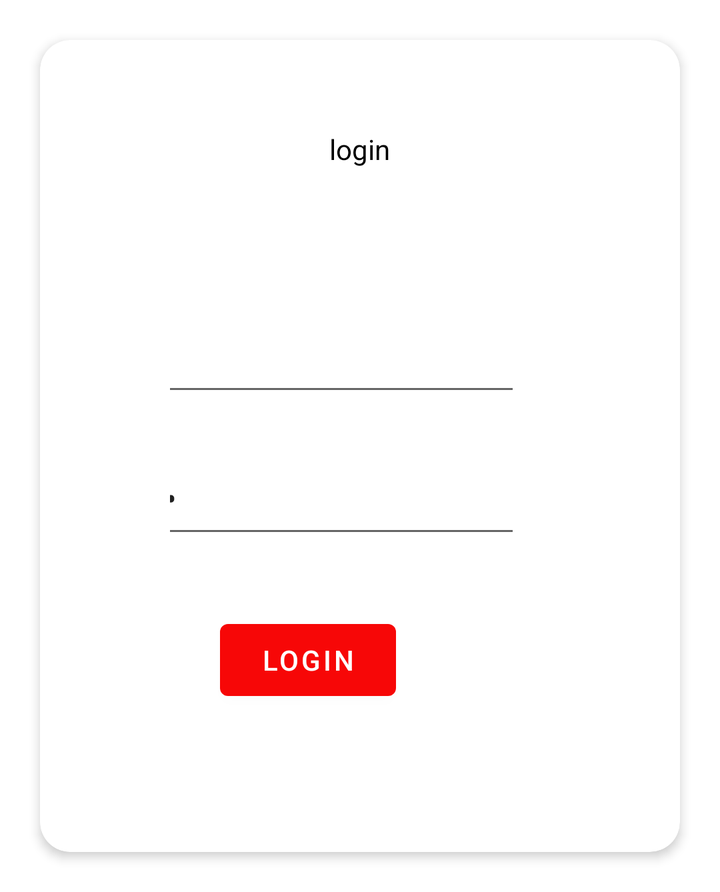
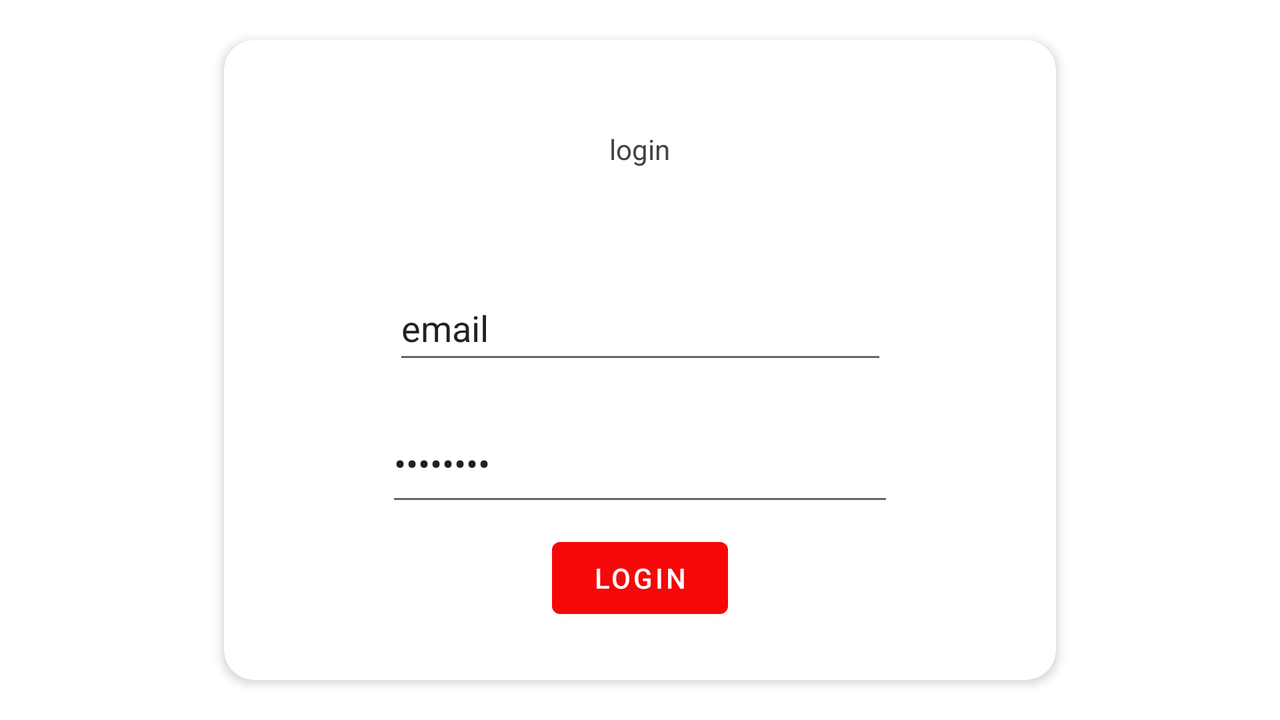

Compare how this app lays out the same screen by default and in its alternative resource folder. The renders come first, then the two layout files and the values they reference.
<!-- AndroidManifest.xml: application theme Theme.Xtatic -->
<!-- res/layout/login_form.xml -->
<?xml version="1.0" encoding="utf-8"?>
<androidx.cardview.widget.CardView xmlns:android="http://schemas.android.com/apk/res/android"
    xmlns:app="http://schemas.android.com/apk/res-auto"
    xmlns:tools="http://schemas.android.com/tools"
    android:orientation="vertical"
    app:cardCornerRadius="15dp"
    app:cardElevation="3dp"
    android:layout_width="wrap_content"
    android:layout_height="wrap_content"
    android:layout_gravity="center"
    android:padding="20dp"
    android:layout_margin="20dp"
    >

    <LinearLayout
        android:layout_width="wrap_content"
        android:layout_height="386dp"
        android:layout_margin="10dp"
        android:orientation="vertical"
        android:padding="20dp">

        <TextView
            android:layout_width="191dp"
            android:layout_height="wrap_content"
            android:layout_gravity="center_horizontal"
            android:layout_margin="5dp"
            android:padding="10dp"
            android:text="@string/login_button"
            android:textAlignment="center"
            android:textColor="@color/design_default_color_on_secondary"
            tools:layout_editor_absoluteX="76dp"
            tools:layout_editor_absoluteY="-5dp" />


        <FrameLayout
            android:id="@+id/fragmentHolder"
            android:layout_width="wrap_content"
            android:layout_height="wrap_content"
            android:layout_gravity="center"
            android:layout_margin="10dp"
            android:padding="10dp">


            <androidx.constraintlayout.widget.ConstraintLayout
                android:layout_width="wrap_content"
                android:layout_height="wrap_content"
                android:layout_gravity="center"
                android:padding="15dp"
                app:layout_constraintBottom_toBottomOf="@+id/Password"
                app:layout_constraintTop_toBottomOf="@+id/Password">

                <EditText
                    android:id="@+id/email"
                    android:layout_width="225dp"
                    android:layout_height="55dp"
                    android:layout_marginTop="31dp"
                    android:layout_marginEnd="15dp"
                    android:layout_marginBottom="35dp"
                    android:ems="10"
                    android:inputType="textEmailAddress"
                    android:text="@string/email"
                    app:layout_constraintBottom_toTopOf="@+id/password1"
                    app:layout_constraintEnd_toEndOf="parent"
                    app:layout_constraintTop_toTopOf="parent" />

                <EditText
                    android:id="@+id/password1"
                    android:layout_width="224dp"
                    android:layout_height="53dp"
                    android:layout_marginEnd="15dp"
                    android:ems="10"
                    android:inputType="textPassword"
                    android:text="@string/password"
                    app:layout_constraintBottom_toBottomOf="parent"
                    app:layout_constraintEnd_toEndOf="parent"
                    app:layout_constraintTop_toTopOf="parent" />

                <Button
                    android:id="@+id/login2"
                    android:layout_width="wrap_content"
                    android:layout_height="wrap_content"
                    android:layout_marginStart="67dp"
                    android:layout_marginEnd="70dp"
                    android:layout_marginBottom="7dp"
                    android:text="@string/login_button"
                    app:layout_constraintBottom_toBottomOf="parent"
                    app:layout_constraintEnd_toEndOf="parent"
                    app:layout_constraintStart_toStartOf="@+id/password1" />

            </androidx.constraintlayout.widget.ConstraintLayout>
        </FrameLayout>

    </LinearLayout>
   </androidx.cardview.widget.CardView>
<!-- resources referenced by this layout -->
<resources>
  <string name="email">email</string>
  <string name="login_button">login</string>
  <string name="password">password</string>
  <style name="Theme.Xtatic" parent="Theme.MaterialComponents.DayNight.DarkActionBar">
          
          <item name="colorPrimary">#F70707</item>
          <item name="colorPrimaryVariant">@color/purple_700</item>
          <item name="colorOnPrimary">@color/white</item>
          
          <item name="colorSecondary">@color/teal_200</item>
          <item name="colorSecondaryVariant">@color/teal_700</item>
          <item name="colorOnSecondary">@color/black</item>
          
          <item name="android:statusBarColor">?attr/colorPrimaryVariant</item>
          
      </style>
</resources>
<!-- res/layout-land/login_form.xml (the repository's variant of the layout above) -->
<!-- drawn on the phone turned sideways -->
<?xml version="1.0" encoding="utf-8"?>
<androidx.cardview.widget.CardView xmlns:android="http://schemas.android.com/apk/res/android"
    xmlns:app="http://schemas.android.com/apk/res-auto"
    xmlns:tools="http://schemas.android.com/tools"
    android:orientation="vertical"
    app:cardCornerRadius="15dp"
    app:cardElevation="3dp"
    android:layout_width="wrap_content"
    android:layout_height="wrap_content"
    android:layout_gravity="center"
    android:padding="20dp"
    android:layout_margin="20dp"
    >

    <LinearLayout
        android:layout_width="wrap_content"
        android:layout_height="371dp"
        android:layout_margin="10dp"
        android:orientation="vertical"
        android:padding="20dp">

        <TextView
            android:layout_width="191dp"
            android:layout_height="wrap_content"
            android:layout_gravity="center_horizontal"
            android:layout_margin="5dp"
            android:padding="10dp"
            android:text="@string/login_button"
            android:textAlignment="center"
            android:textColor="@color/cardview_dark_background"
            tools:layout_editor_absoluteX="76dp"
            tools:layout_editor_absoluteY="-5dp" />


        <FrameLayout
            android:id="@+id/fragmentHolder"
            android:layout_width="wrap_content"
            android:layout_height="232dp"
            android:layout_gravity="center"
            android:layout_margin="10dp"
            android:padding="10dp">


            <androidx.constraintlayout.widget.ConstraintLayout
                android:layout_width="wrap_content"
                android:layout_height="208dp"
                android:layout_gravity="center"
                android:padding="15dp"
                app:layout_constraintBottom_toBottomOf="@+id/Password"
                app:layout_constraintTop_toBottomOf="@+id/Password">

                <EditText
                    android:id="@+id/editTextTextEmailAddress"
                    android:layout_width="247dp"
                    android:layout_height="49dp"
                    android:layout_marginTop="18dp"
                    android:layout_marginBottom="15dp"
                    android:ems="10"
                    android:inputType="textEmailAddress"
                    android:text="@string/email"
                    app:layout_constraintBottom_toTopOf="@+id/editTextTextPassword"
                    app:layout_constraintEnd_toEndOf="@+id/editTextTextPassword"
                    app:layout_constraintStart_toStartOf="@+id/editTextTextPassword"
                    app:layout_constraintTop_toTopOf="parent" />

                <EditText
                    android:id="@+id/editTextTextPassword"
                    android:layout_width="254dp"
                    android:layout_height="56dp"
                    android:layout_marginStart="16dp"
                    android:layout_marginEnd="16dp"
                    android:layout_marginBottom="7dp"
                    android:ems="10"
                    android:inputType="textPassword"
                    android:text="@string/password"
                    app:layout_constraintBottom_toTopOf="@+id/button"
                    app:layout_constraintEnd_toEndOf="parent"
                    app:layout_constraintStart_toStartOf="parent"
                    app:layout_constraintTop_toBottomOf="@+id/editTextTextEmailAddress" />

                <Button
                    android:id="@+id/button"
                    android:layout_width="wrap_content"
                    android:layout_height="wrap_content"
                    android:layout_marginStart="79dp"
                    android:layout_marginEnd="83dp"
                    android:layout_marginBottom="17dp"
                    android:text="@string/login_button"
                    app:layout_constraintBottom_toBottomOf="parent"
                    app:layout_constraintEnd_toEndOf="@+id/editTextTextPassword"
                    app:layout_constraintHorizontal_bias="1.0"
                    app:layout_constraintStart_toStartOf="parent"
                    app:layout_constraintTop_toBottomOf="@+id/editTextTextPassword" />
            </androidx.constraintlayout.widget.ConstraintLayout>
        </FrameLayout>
    </LinearLayout>
   </androidx.cardview.widget.CardView>
